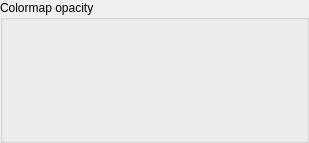
<?xml version="1.0" encoding="UTF-8"?>
<ui version="4.0">
 <class>OpacityGroupBox</class>
 <widget class="QGroupBox" name="OpacityGroupBox">
  <property name="geometry">
   <rect>
    <x>0</x>
    <y>0</y>
    <width>309</width>
    <height>143</height>
   </rect>
  </property>
  <property name="title">
   <string>Colormap opacity</string>
  </property>
  <layout class="QGridLayout" name="gridLayout">
   <property name="leftMargin">
    <number>3</number>
   </property>
   <property name="topMargin">
    <number>3</number>
   </property>
   <property name="rightMargin">
    <number>3</number>
   </property>
   <property name="bottomMargin">
    <number>3</number>
   </property>
   <property name="spacing">
    <number>2</number>
   </property>
  </layout>
 </widget>
 <resources/>
 <connections/>
</ui>
